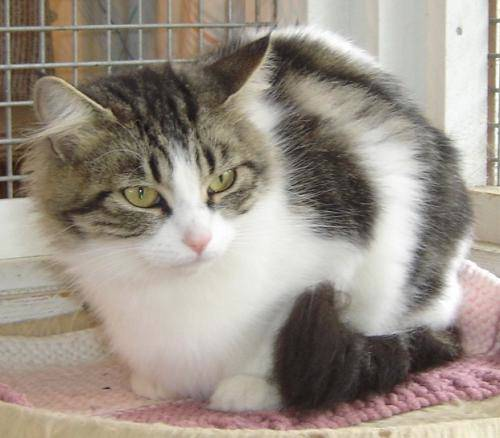
#> input picture dataset/animals/cats/cats_00010.jpg, 500 x 438 px; its folder holds 3 pictures in this run
$ python knn.py --dataset dataset/animals/cats
#> lines starting #> are read from the running program, lines starting #| are printed output that depends on the picture
### implementation/datasets/SimpleDatasetLoader.py
import numpy as np
import cv2
import os

class SimpleDatasetLoader:
    def __init__(self, preprocessors=None):
        # store the image preprocessor
        self.preprocessors = preprocessors

        # if the preprocessors are None, initialize them as an empty list
        if self.preprocessors is None:
            self.preprocessors = []

    def load(self, imagePaths, verbose=-1):
        # initialize the list of features and labels
#> called with verbose = 500
        data = []
        labels = []

        # loop over the input images
        for (i, imagePath) in enumerate(imagePaths):
            # load the image and extract the class label assuming
            # that our path path has the following format:
            # /path/to/dataset/{class}/{image}.jpg
            image = cv2.imread(imagePath)
#> image is the input picture: shape (438, 500, 3); mean B, G, R 136.2, 146.5, 155.9
            label = imagePath.split(os.path.sep)[-2]

            # check to see if our preprocessors are not None
            if self.preprocessors is not None:
                # loop over the preprocessors and apply each to the image
                for p in self.preprocessors:
                    image = p.preprocess(image)
#> this loop made 1 pass
#> pass 1, in load, `image = p.preprocess(image)`:
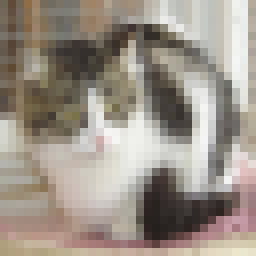
#> image: shape (32, 32, 3) (shown 8 times larger); mean B, G, R 136.2, 146.5, 155.9

            # treat our processed image as a "feature vector"
            # by updating the data list followed by the tables
            data.append(image)
            labels.append(label)

            # show an update every 'verbose' images
            if verbose > 0 and i > 0 and (i + 1) % verbose == 0:
                print("[INFO] processed {}/{}".format(i + 1, len(imagePaths)))
#> pass 2 of the loop in load, `for (i, imagePath) in enumerate(imagePaths):`:
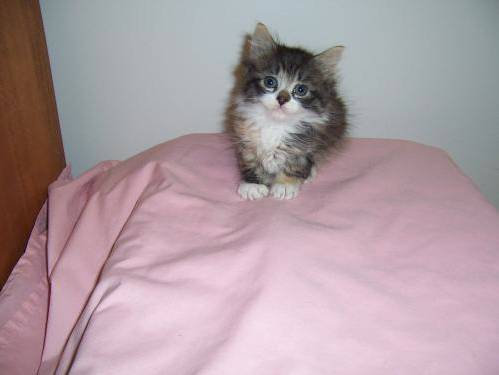
#> input picture dataset/animals/cats/cats_00013.jpg, 499 x 375 px
#> in load, image is the input picture: shape (375, 499, 3); mean B, G, R 162.1, 155.6, 173.9
#> the loop in load, `for p in self.preprocessors:` made 1 pass
#> pass 1, in load, `image = p.preprocess(image)`:
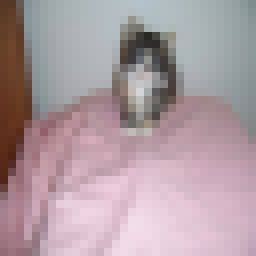
#> image: shape (32, 32, 3) (shown 8 times larger); mean B, G, R 162.1, 155.6, 173.9
#> pass 3 of the loop in load, `for (i, imagePath) in enumerate(imagePaths):`:
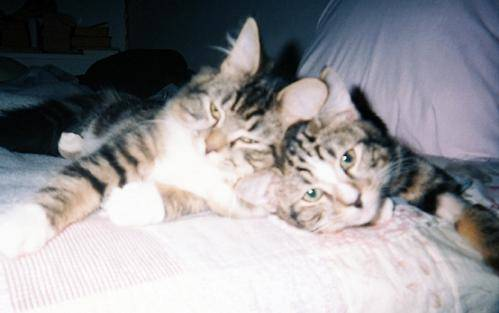
#> input picture dataset/animals/cats/cats_00017.jpg, 499 x 313 px
#> in load, image is the input picture: shape (313, 499, 3); mean B, G, R 150.2, 146.2, 147.4
#> the loop in load, `for p in self.preprocessors:` made 1 pass
#> pass 1, in load, `image = p.preprocess(image)`:
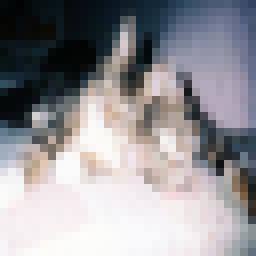
#> image: shape (32, 32, 3) (shown 8 times larger); mean B, G, R 150.2, 146.2, 147.4

        # return a tuple of the data and labels
        return (np.array(data), np.array(labels))

### implementation/preprocessing/SimplePreprocessor.py
import cv2

class SimplePreprocessor:
    def __init__(self, width, height, inter=cv2.INTER_AREA):
        # store the target image width, height, and interpolation method used when resizing
        self.width = width
        self.height = height
        self.inter = inter

    def preprocess(self, image):
        # resize the image to fixed size, ignoring the aspect ratio
        return cv2.resize(image, (self.width, self.height), interpolation=self.inter)


### knn.py
from sklearn.neighbors import KNeighborsClassifier
from sklearn.preprocessing import LabelEncoder
from sklearn.model_selection import train_test_split
from sklearn.metrics import classification_report
from implementation.preprocessing import SimplePreprocessor
from implementation.datasets import SimpleDatasetLoader
from imutils import paths
import argparse

# construct the argument parse and parse the arguments
ap = argparse.ArgumentParser()
ap.add_argument("-d", "--dataset", required=True, help="path to input dataset")
ap.add_argument("-k", "--neighbors", type=int, default=1, help="# of nearest neighbors for classification")
ap.add_argument("-j", "--jobs", type=int, default=1, help="# of jobs for k-NN distance (-1 uses all avvailable cores)")
args = vars(ap.parse_args())

# grab the list of images that we'll be describing
print("[INFO] loading images...")
imagePaths = list(paths.list_images(args["dataset"]))

# initialize the image preprocessor, load the dataset from disc, and reshape the data matrix
sp = SimplePreprocessor.SimplePreprocessor(32, 32)
sdl = SimpleDatasetLoader.SimpleDatasetLoader(preprocessors=[sp])
(data, labels) = sdl.load(imagePaths, verbose=500)
data = data.reshape((data.shape[0], 3072))

# show some information on memory consumption of the images
print("[INFO] features matrix: {:.1f}MB".format(data.nbytes / (1024*1000.0)))
#| [INFO] features matrix: 0.0MB

# encode the labels as integers
le = LabelEncoder()
labels = le.fit_transform(labels)
#> labels = [0, 0, 0]

# partition the data into training and testing splits using 75% of
# the data for training and the remaining 25% for testing
(trainX, testX, trainY, testY) = train_test_split(data, labels, test_size=0.25, random_state=42)
#> trainY = [0, 0]; testY = [0]

# train and evaluate a k-NN classifier on the raw pixel intensities
print("[INFO] evaluating k-NN classifier...")

model = KNeighborsClassifier(n_neighbors=args["neighbors"], n_jobs=args["jobs"])
model.fit(trainX, trainY)

print(classification_report(testY, model.predict(testX), target_names=le.classes_))
#|               precision    recall  f1-score   support
#|         cats       1.00      1.00      1.00         1
#|     accuracy                           1.00         1
#|    macro avg       1.00      1.00      1.00         1
#| weighted avg       1.00      1.00      1.00         1
